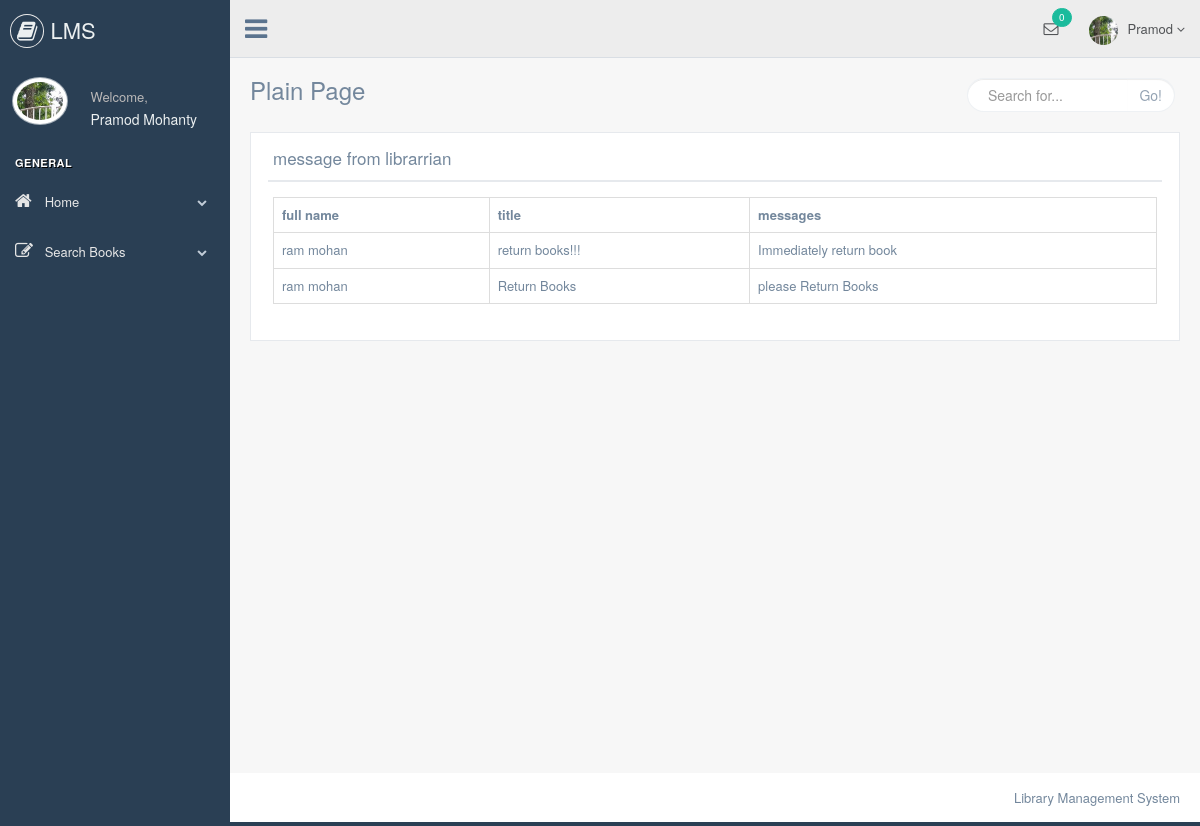
Screenshot of /message_librarian.php (signed in) with the database file from the repository.
### tables this page shows
CREATE TABLE `messages` (
  `id` int(10) NOT NULL,
  `susername` varchar(50) NOT NULL,
  `dusername` varchar(50) NOT NULL,
  `title` varchar(100) NOT NULL,
  `msg` varchar(500) NOT NULL,
  `read1` varchar(50) NOT NULL
);

CREATE TABLE `librarian_registration` (
  `id` int(10) NOT NULL,
  `firstname` varchar(50) NOT NULL,
  `lastname` varchar(50) NOT NULL,
  `username` varchar(50) NOT NULL,
  `password` varchar(50) NOT NULL,
  `email` varchar(50) NOT NULL,
  `contact` varchar(50) NOT NULL
);

### message_librarian.php (the view, shortened to what this page needs)
<?php
include "header.php";
mysqli_query($link,"update messages set read1='y' where dusername='$_SESSION[username]'");
?>
        <div class="right_col" role="main">
            <div class="">
                <div class="page-title">
                    <div class="title_left">
                        <h3>Plain Page</h3>
                    </div>
                    <div class="title_right">
                        <div class="col-md-5 col-sm-5 col-xs-12 form-group pull-right top_search">
                            <div class="input-group">
                                <input type="text" class="form-control" placeholder="Search for...">
                    <span class="input-group-btn">
                      <button class="btn btn-default" type="button">Go!</button>
                    </span>
                            </div>
                        </div>
                    </div>
                </div>
                <div class="clearfix"></div>
                <div class="row" style="min-height:500px">
                    <div class="col-md-12 col-sm-12 col-xs-12">
                        <div class="x_panel">
                            <div class="x_title">
                                <h2>message from librarrian</h2>
                                <div class="clearfix"></div>
                            </div>
                            <div class="x_content">
                            <table class='table table-bordered'>
<tr>
                            <th>full name</th>
                            <th>title</th>
                            <th>messages</th>
                            </tr>
                      <?php
                      $res=mysqli_query($link,"select * from messages where dusername='$_SESSION[username]' order by id desc");
                      while($row=mysqli_fetch_array($res))
                      {
                        $res1=mysqli_query($link,"select * from librarian_registration where username='$row[susername]'");
                        while($row1=mysqli_fetch_array($res1))
                        {
                            $fullname=$row1["firstname"]." ".$row1["lastname"];
                        }
                        echo "<tr>";
                        echo "<td>"; echo $fullname; echo "</td>";
                        echo "<td>"; echo $row["title"]; echo "</td>";
                        echo "<td>"; echo $row["msg"]; echo "</td>";
                        echo "</tr>";
                      }
                      ?>
                                </table>
                            </div>
                        </div>
                    </div>
                </div>
            </div>
        </div>
        <?php
include "footer.php";
?>

### rows the page displays
messages: librarian_registration.firstname+lastname "ram mohan", title "return books!!!", msg "Immediately return book"
messages: librarian_registration.firstname+lastname "ram mohan", title "Return Books", msg "please Return Books"

### other values shown
$tot "0"
